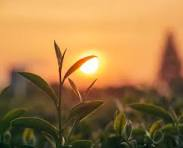
#> input picture CV PR/lion2.jpg, 183 x 148 px, found by its file name
$ python seg.py
#> lines starting #> are read from the running program, lines starting #| are printed output that depends on the picture
import cv2
import numpy as np
from matplotlib import pyplot as plt

def apply_cut(image_path, rect):
#> called with image_path = 'C:/Users/Admin/Desktop/CV PR/lion2.jpg', rect = (50, 50, 400, 300)
    img = cv2.imread(image_path)
#> img is the input picture: shape (148, 183, 3); mean B, G, R 70, 122.5, 163.8

    if img is None:
        raise ValueError("Image not found")

    mask = np.zeros(img.shape[:2], np.uint8)

    bgd_model = np.zeros((1, 65), np.float64)
    fgd_model = np.zeros((1, 65), np.float64)

    # Apply GrabCut on BGR image
    cv2.grabCut(img, mask, rect, bgd_model, fgd_model, 5, cv2.GC_INIT_WITH_RECT)

    mask2 = np.where((mask == 2) | (mask == 0), 0, 1).astype('uint8')

    img_segmented = img * mask2[:, :, np.newaxis]
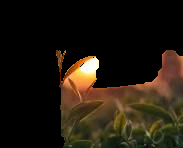
#> img_segmented: shape (148, 183, 3); mean B, G, R 14.2, 25, 33

    # Convert to RGB for plotting
    img_rgb = cv2.cvtColor(img, cv2.COLOR_BGR2RGB)
    img_segmented_rgb = cv2.cvtColor(img_segmented, cv2.COLOR_BGR2RGB)

    return img_rgb, img_segmented_rgb


rectangle = (50, 50, 400, 300)
original_image, segmented_image = apply_cut(
    'C:/Users/Admin/Desktop/CV PR/lion2.jpg',
    rectangle
)

plt.figure(figsize=(10, 8))

plt.subplot(121)
plt.imshow(original_image)
plt.title("Original Image")
plt.axis("off")

plt.subplot(122)
plt.imshow(segmented_image)
plt.title("Segmented Image (GrabCut)")
plt.axis("off")

plt.show()
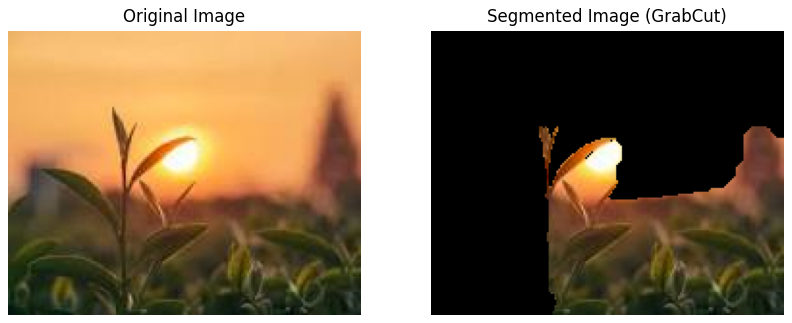
#> figure drawn by matplotlib, 2 panels

$ run again, with CV PR/image1.jpg copied over CV PR/lion2.jpg
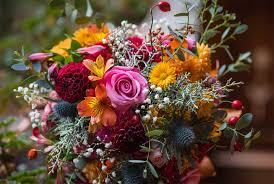
#> input picture CV PR/image1.jpg, 274 x 184 px, found by its file name
#> in apply_cut, img is the input picture: shape (184, 274, 3); mean B, G, R 56.5, 73.3, 100.6
#> in apply_cut, `img_segmented = img * mask2[:, :, np.newaxis]`:
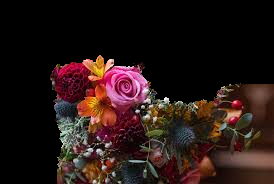
#> img_segmented: shape (184, 274, 3); mean B, G, R 20.7, 23.2, 39.4
#> `plt.show()`:
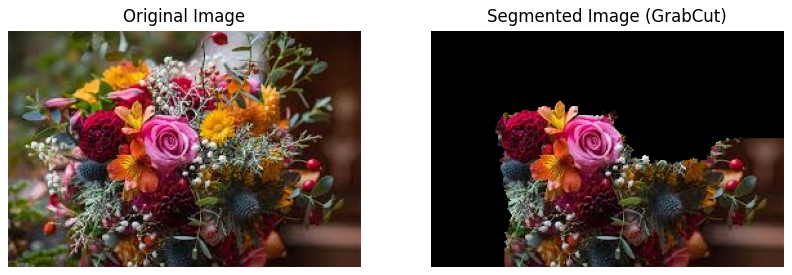
#> figure drawn by matplotlib, 2 panels
